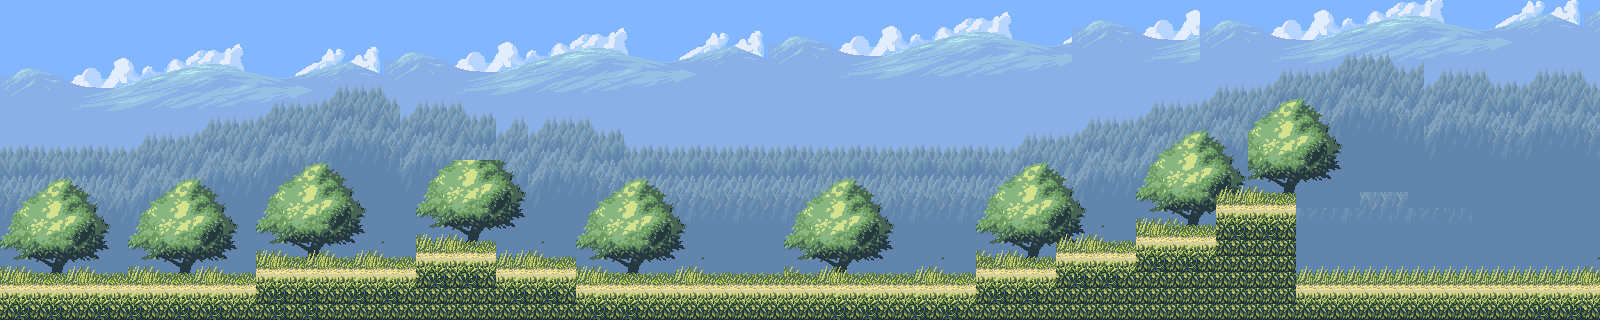

Below is a game level as drawn by its tile map, then a one-line description and the .tmx that defines it (tile-layer data replaced by summaries):
An orthogonal 100x20 tile map with 16x16 px tiles, 5 tile layers (cielo, bosque, hierbaTrasera, arboles1, ...), 3 tilesets and 1 object.

<map version="1.2" tiledversion="1.3.1" orientation="orthogonal" renderorder="right-up" compressionlevel="-1" width="100" height="20" tilewidth="16" tileheight="16" infinite="0" nextlayerid="7" nextobjectid="20">
 <tileset firstgid="1" name="country-platform-tileset" tilewidth="16" tileheight="16" tilecount="110" columns="11">
  <image source="country-platform-tileset.png" width="176" height="160" />
 </tileset>
 <tileset firstgid="111" name="country-platform-forest" tilewidth="16" tileheight="16" tilecount="140" columns="10">
  <image source="country-platform-forest.png" width="160" height="224" />
 </tileset>
 <tileset firstgid="251" name="country-platform-back" tilewidth="16" tileheight="16" tilecount="336" columns="24">
  <image source="country-platform-back.png" width="384" height="224" />
 </tileset>
 <layer id="5" name="cielo" width="100" height="20">
  <data>[2000 cells, 1343 non-empty, 326 distinct tile ids]</data>
 </layer>
 <layer id="4" name="bosque" width="100" height="20">
  <data>[2000 cells, 1222 non-empty, 96 distinct tile ids]</data>
 </layer>
 <layer id="3" name="hierbaTrasera" width="100" height="20">
  <data>[2000 cells, 429 non-empty, 49 distinct tile ids]</data>
 </layer>
 <layer id="2" name="arboles1" width="100" height="20">
  <data>[2000 cells, 0 non-empty, 0 distinct tile ids]</data>
 </layer>
 <layer id="1" name="suelo" width="100" height="20">
  <data>[2000 cells, 438 non-empty, 16 distinct tile ids]</data>
 </layer>
 <objectgroup id="6" name="solidosSuelo">
  <object id="19" x="3" y="287">
   <polygon points="0,0 0,25.5 1593,27.5 1592,0 1288.5,4 1288,-79 949,2 425.5,-38" />
  </object>
 </objectgroup>
</map>
